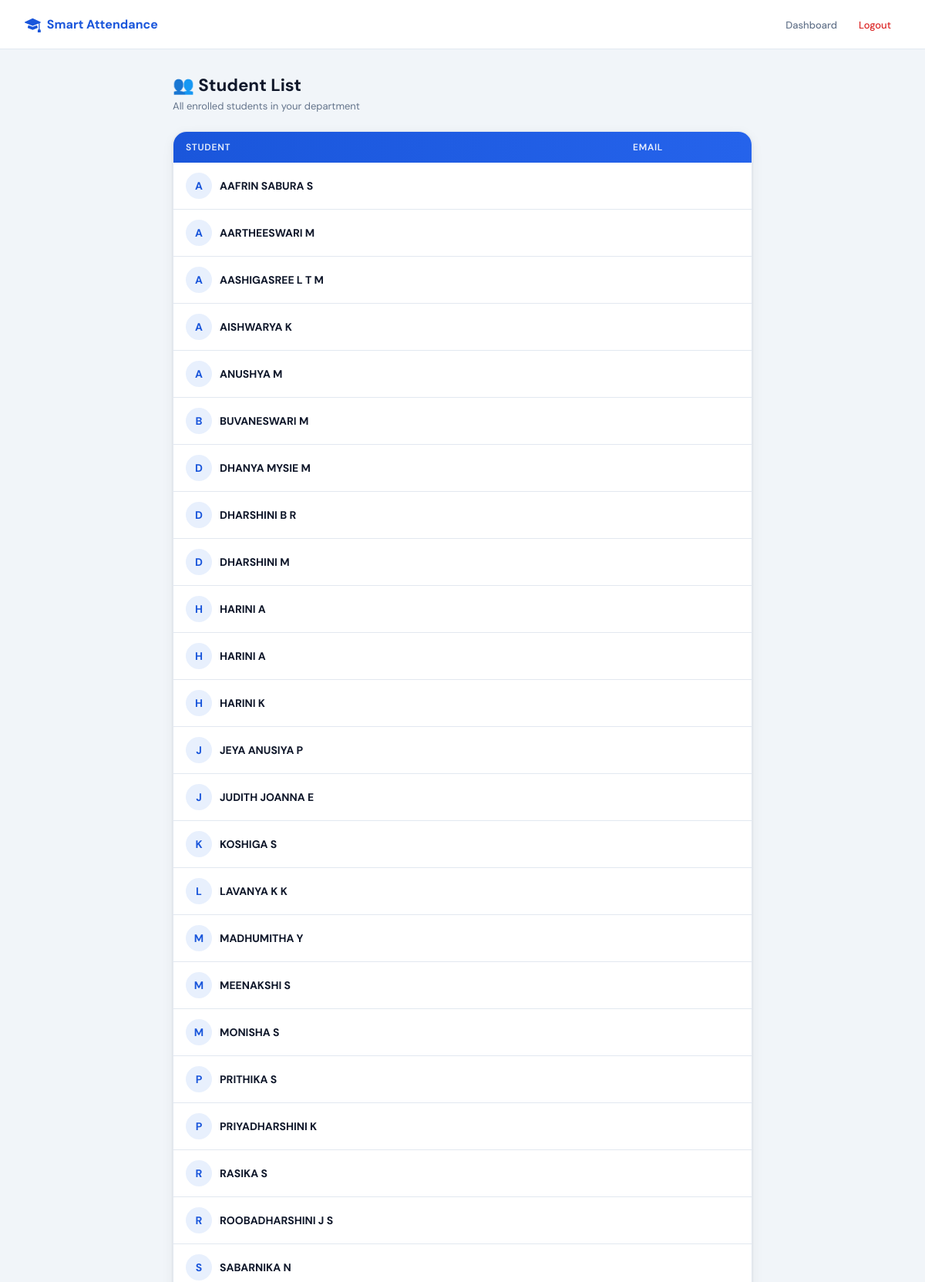
The page /teacher/students/ (signed in, upper part) on the database its author committed.
### leave_app/models.py (models this page shows, shortened)
class Student(models.Model):
    name = models.CharField(max_length=100)
    roll_no = models.CharField(max_length=20, unique=True)
    password = models.CharField(max_length=255)

### leave_app/views.py (the view)
# urls.py: path('teacher/students/', views.view_students, name='view_students'),
@login_required
def view_students(request):
    if not request.user.is_staff:
        return redirect('home')
    students = Student.objects.all()
    return render(request, 'view_students.html', {'students': students})

### templates/view_students.html (shortened to what this page needs)
<!DOCTYPE html>
<html lang="en">
<head>
  <link href="https://cdn.jsdelivr.net/npm/bootstrap-icons@1.10.5/font/bootstrap-icons.css" rel="stylesheet"/>
</head>
<body>
<nav class="sa-nav">
  <a class="sa-nav-brand" href="{% url 'teacher_dashboard' %}">
    <i class="bi bi-mortarboard-fill" style="font-size:1.3rem;"></i> Smart Attendance
  </a>
  <ul class="sa-nav-links">
    <li><a href="{% url 'teacher_dashboard' %}">Dashboard</a></li>
    <li><a href="{% url 'logout' %}" class="logout">Logout</a></li>
  </ul>
</nav>
<div class="sa-page">
  <div class="page-header">
    <h1>👥 Student List</h1>
    <p>All enrolled students in your department</p>
  </div>
  <div class="sa-card">
    <table class="sa-table">
      <thead>
        <tr><th>Student</th><th>Email</th></tr>
      </thead>
      <tbody>
        {% for student in students %}
        <tr>
          <td>
            <div class="name-cell">
              <span class="avatar">{{ student.name|slice:":1" }}</span>
              <strong>{{ student.name }}</strong>
            </div>
          </td>
          <td style="color:var(--muted);">{{ student.email }}</td>
        </tr>
        {% endfor %}
      </tbody>
    </table>
  </div>
</div>
</body>
</html>

### templates/view_students.html (style rules this page uses)
:root { --primary:#1a56db;--primary-dk:#1342b0;--primary-lt:#e8f0fd;--accent:#0ea472;--accent-lt:#e6f7f1;--surface:#fff;--bg:#f1f5f9;--border:#e2e8f0;--text:#0f172a;--muted:#64748b;--danger:#dc2626; }
*,*::before,*::after { box-sizing:border-box;margin:0;padding:0; }
body { font-family:'DM Sans',sans-serif;background:var(--bg);color:var(--text);min-height:100vh;display:flex;flex-direction:column; }
.sa-nav { height:64px;background:var(--surface);border-bottom:1px solid var(--border);display:flex;align-items:center;padding:0 32px;gap:16px; }
.sa-nav-brand { display:flex;align-items:center;gap:8px;font-weight:700;color:var(--primary);text-decoration:none; }
.sa-nav-links { display:flex;gap:4px;margin-left:auto;list-style:none; }
.sa-nav-links a { padding:6px 12px;border-radius:8px;font-size:13px;font-weight:500;color:var(--muted);text-decoration:none; }
.sa-nav-links a.logout { color:var(--danger); }
.sa-page { flex:1;padding:32px 24px;max-width:800px;margin:0 auto;width:100%; }
.page-header { margin-bottom:24px; }
.page-header h1 { font-size:1.4rem;font-weight:700; }
.page-header p { color:var(--muted);font-size:13px;margin-top:4px; }
.sa-card { background:var(--surface);border:1px solid var(--border);border-radius:18px;overflow:hidden;box-shadow:0 1px 3px rgba(0,0,0,.08),0 4px 16px rgba(0,0,0,.06); }
.sa-table { width:100%;border-collapse:collapse; }
.sa-table thead tr { background:linear-gradient(90deg,var(--primary),#2563eb); }
.sa-table th { padding:12px 16px;font-size:12px;font-weight:600;text-transform:uppercase;letter-spacing:.06em;color:rgba(255,255,255,.9);text-align:left; }
.sa-table td { padding:13px 16px;font-size:14px;border-bottom:1px solid var(--border);vertical-align:middle; }
.avatar { width:34px;height:34px;border-radius:50%;background:var(--primary-lt);color:var(--primary);display:inline-flex;align-items:center;justify-content:center;font-weight:700;font-size:14px;margin-right:10px; }
.name-cell { display:flex;align-items:center; }

### rows shown on the page
Student: name "A", name "AAFRIN SABURA S"
Student: name "A", name "AARTHEESWARI M"
Student: name "A", name "AASHIGASREE L T M"
Student: name "A", name "AISHWARYA K"
Student: name "A", name "ANUSHYA M"
Student: name "B", name "BUVANESWARI M"
Student: name "D", name "DHANYA MYSIE M"
Student: name "D", name "DHARSHINI B R"
Student: name "D", name "DHARSHINI M"
Student: name "H", name "HARINI A"
Student: name "H", name "HARINI A"
Student: name "H", name "HARINI K"
Student: name "J", name "JEYA ANUSIYA P"
Student: name "J", name "JUDITH JOANNA E"
Student: name "K", name "KOSHIGA S"
Student: name "L", name "LAVANYA K K"
Student: name "M", name "MADHUMITHA Y"
Student: name "M", name "MEENAKSHI S"
Student: name "M", name "MONISHA S"
Student: name "P", name "PRITHIKA S"
Student: name "P", name "PRIYADHARSHINI K"
Student: name "R", name "RASIKA S"
Student: name "R", name "ROOBADHARSHINI J S"
Student: name "S", name "SABARNIKA N"
